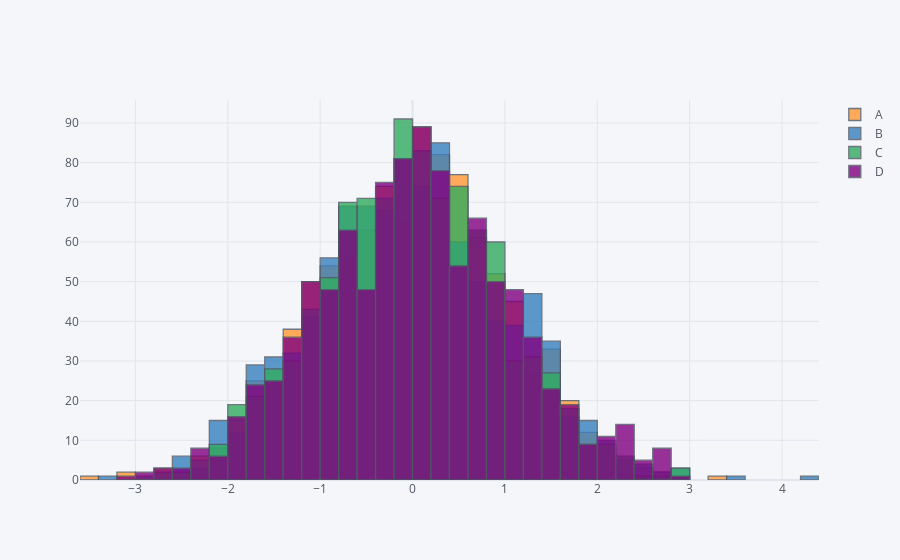

Source (notebook cell):
### Code cell
df.iplot(kind = "hist")

### Figure 1 — Plotly figure (JSON) as saved in the notebook; plotly's stock layout.template omitted (floating-point values rounded to 4 significant figures; data arrays with more than 128 entries replaced by an {"elided": "..."} marker saying what was removed)
{"data": [{"histfunc": "count", "histnorm": "", "marker": {"color": "rgba(255, 153, 51, 1.0)", "line": {"color": "#4D5663", "width": 1.3}}, "name": "A", "opacity": 0.8, "orientation": "v", "type": "histogram", "x": {"elided": "1000 float values"}}, {"histfunc": "count", "histnorm": "", "marker": {"color": "rgba(55, 128, 191, 1.0)", "line": {"color": "#4D5663", "width": 1.3}}, "name": "B", "opacity": 0.8, "orientation": "v", "type": "histogram", "x": {"elided": "1000 float values"}}, {"histfunc": "count", "histnorm": "", "marker": {"color": "rgba(50, 171, 96, 1.0)", "line": {"color": "#4D5663", "width": 1.3}}, "name": "C", "opacity": 0.8, "orientation": "v", "type": "histogram", "x": {"elided": "1000 float values"}}, {"histfunc": "count", "histnorm": "", "marker": {"color": "rgba(128, 0, 128, 1.0)", "line": {"color": "#4D5663", "width": 1.3}}, "name": "D", "opacity": 0.8, "orientation": "v", "type": "histogram", "x": {"elided": "1000 float values"}}], "layout": {"barmode": "overlay", "legend": {"bgcolor": "#F5F6F9", "font": {"color": "#4D5663"}}, "paper_bgcolor": "#F5F6F9", "plot_bgcolor": "#F5F6F9", "title": {"font": {"color": "#4D5663"}}, "xaxis": {"gridcolor": "#E1E5ED", "showgrid": true, "tickfont": {"color": "#4D5663"}, "title": {"font": {"color": "#4D5663"}, "text": ""}, "zerolinecolor": "#E1E5ED"}, "yaxis": {"gridcolor": "#E1E5ED", "showgrid": true, "tickfont": {"color": "#4D5663"}, "title": {"font": {"color": "#4D5663"}, "text": ""}, "zerolinecolor": "#E1E5ED"}}}
